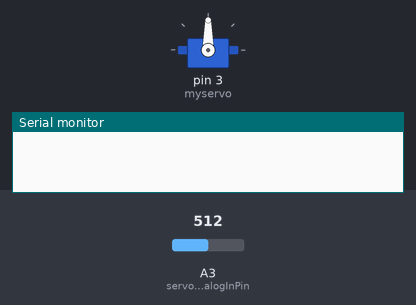
Simulated run of this sketch. Board: Arduino Uno, built with avr-gcc and run on an emulated ATmega328P. On the bench: servo, the last lines printed to the serial monitor. Inputs (shaded band) come from the test bench; at power-on: A3 (servoAnalogInPin) = 512. At 12.1 s the program stops and its outputs stay as they are.

Above: at 1.3 s.
1.4 s: A3 (servoAnalogInPin) set to 716
At 6.8 s:
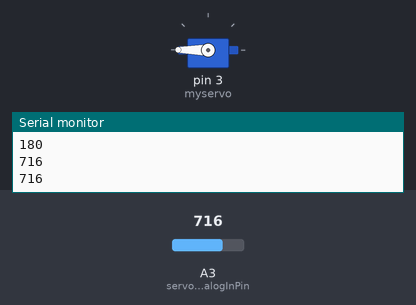
Timing chart, 0 to 11.6 s (numbered marks = the images above; inputs shaded):
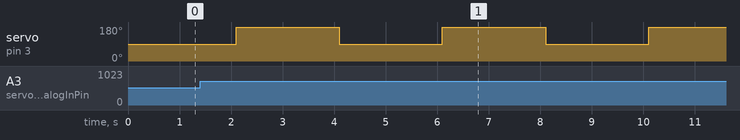

The sketch:

map_sensor_signal_to_servo_position.ino
```cpp
#include <Servo.h>

Servo myservo;  //rechts
int servoAnalogInPin = A3;
int posServo1 = 90;
int posServo2 = 180;
int posSensor1;
int posSensor2;
int rep = 3;
int counter = 0;


void setup(){
Serial.begin(9600);
delay(100);
myservo.attach(3);
}

void loop(){
myservo.write(posServo1);
delay(2000);
posSensor1 = analogRead(servoAnalogInPin);
myservo.write(posServo2);
delay(2000);
posSensor2 = analogRead(servoAnalogInPin);
Serial.println(posServo1);
Serial.println(posServo2);
Serial.println(posSensor1);
Serial.println(posSensor2);
counter ++;
if (rep == counter)
{
exit(0);
}
}

/*posIs = analogRead(servoAnalogInPin);
int posIsServo = map(posIs, posSensor1, posSensor2,
posServo1, posServo2);
}*/
```

Measured:
- by itself, servo on pin 3 (myservo): alternates 180° for 2.0 s and 90° for 2.0 s, 5 changes in all, then stays 180°
